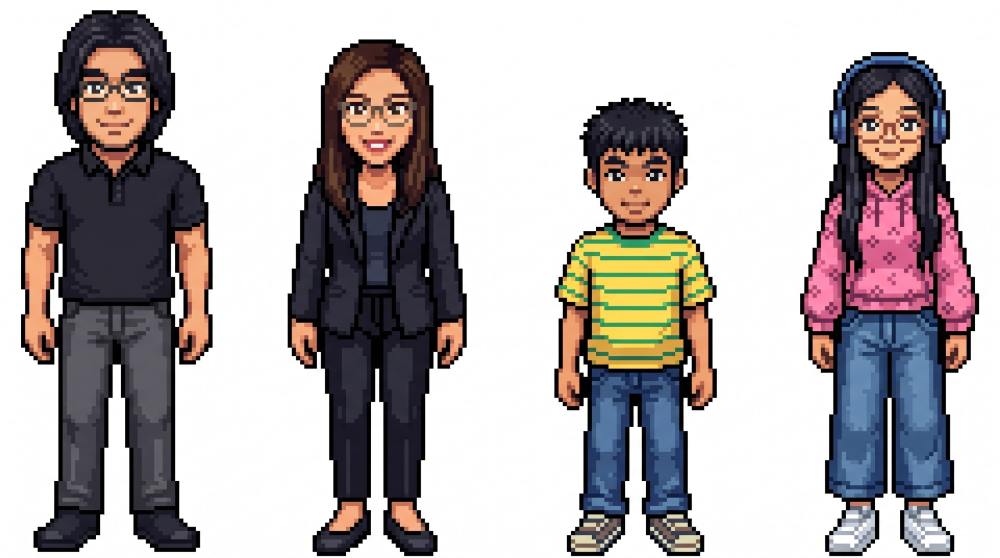
#> input picture assets/characters/reference/family-front.jpg, 2000 x 1116 px (shown at 1/2 size)
$ python prep_characters.py
#> lines starting #> are read from the running program, lines starting #| are printed output that depends on the picture
#> in main, img is the input picture: PIL image 2000x1116 RGB; mean R, G, B 180, 173.7, 174
"""Turn the upscaled family reference image into game-sized pixel sprites.

    python3 tools/prep_characters.py

Reads  assets/characters/reference/family-front.jpg (4 people, left to right:
Freznel, Diane, Rafa, Ellie) and writes, per member:
  assets/characters/<name>_front.png      native size, transparent background
  assets/characters/preview/<name>@4x.png  enlarged for checking

Steps: find each figure by its non-white columns, cut out the white
background, shrink by the art's own pixel size (about 8.25 image px per art pixel, grid position auto-detected) with a per-block majority
colour (keeps edges crisp, unlike smooth resizing), then reduce to a small
palette to remove JPG noise.
"""
from collections import Counter
from pathlib import Path
from PIL import Image

ROOT = Path(__file__).resolve().parent.parent
SRC = ROOT / "assets" / "characters" / "reference" / "family-front.jpg"
OUT = ROOT / "assets" / "characters"
NAMES = ["freznel", "diane", "rafa", "ellie"]
BLOCK = 8.25        # size of one art pixel in the reference image (measured from edge spacing)
WHITE = 236         # anything brighter on all channels counts as background


def is_bg(p):
    return p[0] > WHITE and p[1] > WHITE and p[2] > WHITE


def figure_spans(img):
    w, h = img.size
#> w = 2000; h = 1116
    px = img.load()
    cols = [any(not is_bg(px[x, y]) for y in range(0, h, 3)) for x in range(w)]
#> cols = 2000 items, first 6: False, False, False, False, False, False
    spans, start = [], None
    for x, on in enumerate(cols + [False]):
        if on and start is None:
            start = x
        elif not on and start is not None:
            if x - start > 80:
                spans.append((start, x))
            start = None
#> this loop made 2001 passes
#> on on passes 1 to 12: False, False, False, False, False, False, False, False, False, False, False, False
#> after the loop, spans = [(42, 426), (575, 934), (1108, 1434), (1600, 1959)]
    return spans


def grid_phase(gray, axis):
    """Find where the art's pixel grid starts, from where colour edges fall modulo BLOCK."""
    px, (w, h) = gray.load(), gray.size
    buckets = Counter()
    if axis == "x":
        for y in range(0, h, 5):
            for x in range(1, w):
                if abs(px[x, y] - px[x - 1, y]) > 40:
                    buckets[round((x % BLOCK) * 4) / 4] += 1
    else:
        for x in range(0, w, 5):
            for y in range(1, h):
                if abs(px[x, y] - px[x, y - 1]) > 40:
                    buckets[round((y % BLOCK) * 4) / 4] += 1
    return buckets.most_common(1)[0][0] if buckets else 0.0


def shrink(crop):
    gray = crop.convert("L")
    ox, oy = grid_phase(gray, "x"), grid_phase(gray, "y")
    w, h = crop.size
    cols, rows = int((w - ox) / BLOCK), int((h - oy) / BLOCK)
    out = Image.new("RGBA", (cols, rows), (0, 0, 0, 0))
    src, dst = crop.load(), out.load()
    m = BLOCK * 0.3  # sample the middle of each block to avoid edge bleed
    for r in range(rows):
        for c in range(cols):
            x0, y0 = ox + c * BLOCK, oy + r * BLOCK
            votes, bg, total = Counter(), 0, 0
            for y in range(int(y0 + m), int(y0 + BLOCK - m) + 1):
                for x in range(int(x0 + m), int(x0 + BLOCK - m) + 1):
                    if x >= w or y >= h:
                        continue
                    p = src[x, y]
                    total += 1
                    if is_bg(p):
                        bg += 1
                    else:
                        votes[(p[0] // 8 * 8, p[1] // 8 * 8, p[2] // 8 * 8)] += 1
            if votes and bg < total * 0.5:
                dst[c, r] = (*votes.most_common(1)[0][0], 255)
            else:
                dst[c, r] = PAPER  # white for now; see clear_background
    out = keep_largest(clear_background(out))
    bbox = out.getbbox()
    return out.crop(bbox) if bbox else out


PAPER = (248, 248, 248, 255)


def clear_background(img):
    """Make white transparent only where it touches the outside, so eye whites,
    teeth and white shoes inside a figure stay white."""
    w, h = img.size
    px = img.load()
    stack = [(x, y) for x in range(w) for y in (0, h - 1)] + [(x, y) for y in range(h) for x in (0, w - 1)]
    while stack:
        x, y = stack.pop()
        if 0 <= x < w and 0 <= y < h and px[x, y] == PAPER:
            px[x, y] = (0, 0, 0, 0)
            # include diagonals so thin gaps (between an arm and the body) are reached
            stack += [(x + dx, y + dy) for dx in (-1, 0, 1) for dy in (-1, 0, 1) if dx or dy]
    return img


def keep_largest(img):
    """Drop stray specks (bits of neighbouring figures, JPG noise) around the main figure."""
    w, h = img.size
    px = img.load()
    seen, best = set(), []
    for sy in range(h):
        for sx in range(w):
            if (sx, sy) in seen or px[sx, sy][3] == 0:
                continue
            comp, stack = [], [(sx, sy)]
            seen.add((sx, sy))
            while stack:
                x, y = stack.pop()
                comp.append((x, y))
                for nx, ny in ((x + 1, y), (x - 1, y), (x, y + 1), (x, y - 1)):
                    if 0 <= nx < w and 0 <= ny < h and (nx, ny) not in seen and px[nx, ny][3]:
                        seen.add((nx, ny))
                        stack.append((nx, ny))
            if len(comp) > len(best):
                best = comp
    keep = set(best)
    for y in range(h):
        for x in range(w):
            if px[x, y][3] and (x, y) not in keep:
                px[x, y] = (0, 0, 0, 0)
    return img


def reduce_palette(img, colors=64):
    alpha = img.getchannel("A")
    q = img.convert("RGB").quantize(colors=colors, method=Image.Quantize.MEDIANCUT).convert("RGBA")
    q.putalpha(alpha)
    return q


def main():
    img = Image.open(SRC).convert("RGB")
    spans = figure_spans(img)
    if len(spans) != len(NAMES):
        raise SystemExit(f"expected {len(NAMES)} figures, found {len(spans)}: {spans}")
    (OUT / "preview").mkdir(parents=True, exist_ok=True)
    sprites = []
    for name, (x0, x1) in zip(NAMES, spans):
        crop = img.crop((x0, 0, x1, img.height))
        sprite = reduce_palette(shrink(crop))
        sprite.save(OUT / f"{name}_front.png")
        sprite.resize((sprite.width * 4, sprite.height * 4), Image.NEAREST).save(OUT / "preview" / f"{name}@4x.png")
        sprites.append(sprite)
        print(f"{name}: {sprite.width}x{sprite.height}")
#> this loop made 4 passes
#> (name, x0, x1, ox in shrink, oy in shrink, cols in shrink) on passes 1 to 4: ('freznel', 42, 426, 0.75, 6.5, 46), ('diane', 575, 934, 1.25, 5.75, 43), ('rafa', 1108, 1434, 1.75, 1.25, 39), ('ellie', 1600, 1959, 2.75, 5.75, 43)
#| freznel: 46x131
#| diane: 43x125
#| rafa: 39x111
#| ellie: 43x122
#> pass 1, in shrink, `gray = crop.convert("L")`:
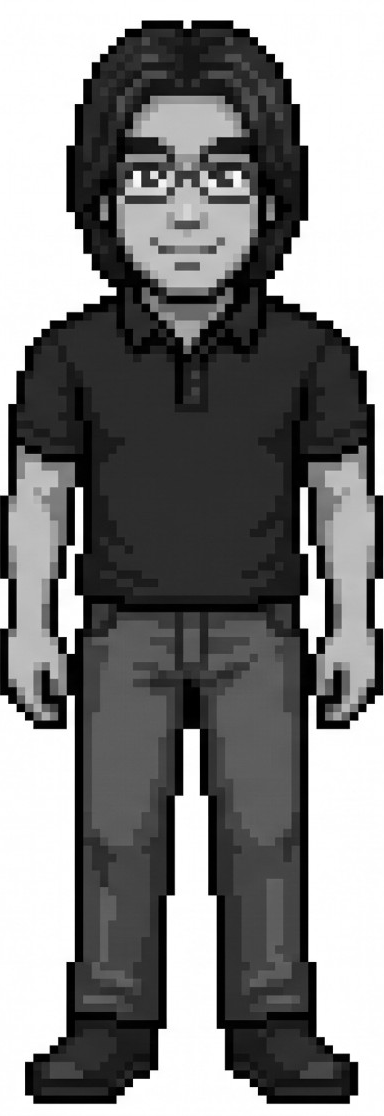
#> gray: PIL image 384x1116 L; min 0, max 255, mean 128.2
#> pass 1, in shrink, `out = keep_largest(clear_background(out))`:
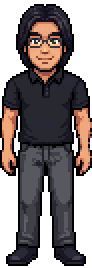
#> out: PIL image 46x134 RGBA (shown 2 times larger); mean R, G, B, A 47.4, 39.1, 39.2, 171.9; transparent parts drawn white
#> after the loop:
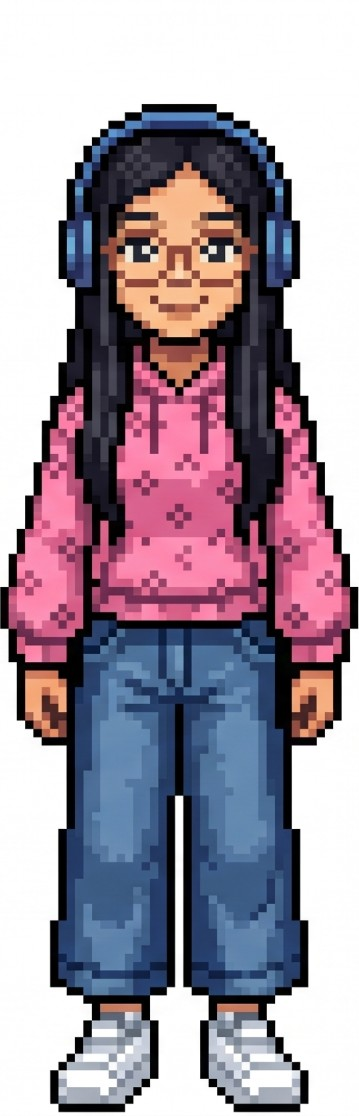
#> crop: PIL image 359x1116 RGB; mean R, G, B 160.8, 147.4, 160.6
#> after the loop:
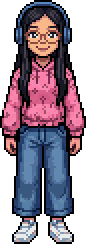
#> sprite: PIL image 43x122 RGBA (shown 2 times larger); mean R, G, B, A 69.3, 54.2, 69.5, 176.4; transparent parts drawn white
#> after the loop, sprites = 4 items
    # line-up preview, feet aligned
    gap = 6
    h = max(s.height for s in sprites)
#> h = 131
    w = sum(s.width for s in sprites) + gap * (len(sprites) + 1)
#> w = 201
    lineup = Image.new("RGBA", (w, h + 4), (150, 206, 236, 255))
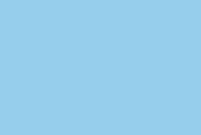
#> lineup: PIL image 201x135 RGBA; mean R, G, B, A 150, 206, 236, 255
    x = gap
    for s in sprites:
        lineup.alpha_composite(s, (x, h - s.height + 2))
        x += s.width + gap
#> this loop made 4 passes
#> x on passes 1 to 4: 58, 107, 152, 201
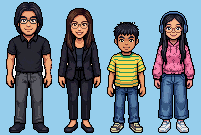
#> lineup: PIL image 201x135 RGBA; mean R, G, B, A 114, 133, 147.3, 255
#> after the loop, x = 201
    lineup.resize((w * 4, (h + 4) * 4), Image.NEAREST).save(OUT / "preview" / "family@4x.png")
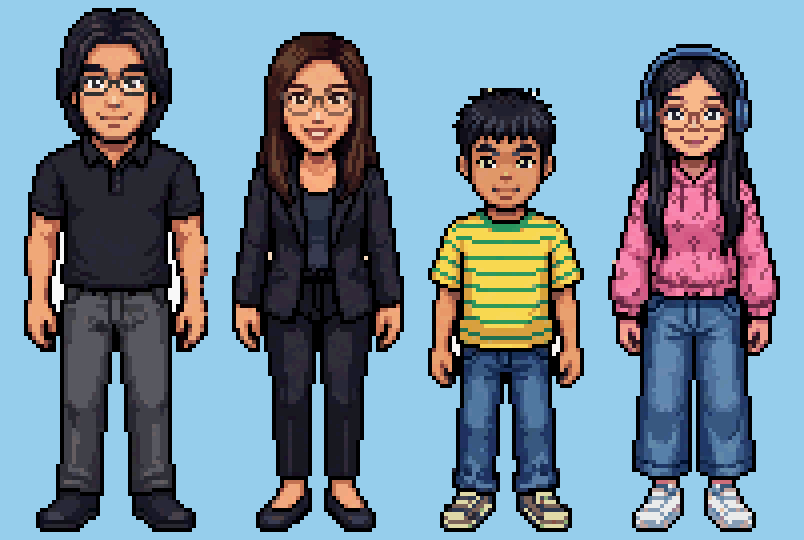
#> saved as family@4x.png: PIL image 804x540 RGBA; mean R, G, B, A 114, 133, 147.3, 255


if __name__ == "__main__":
    main()
